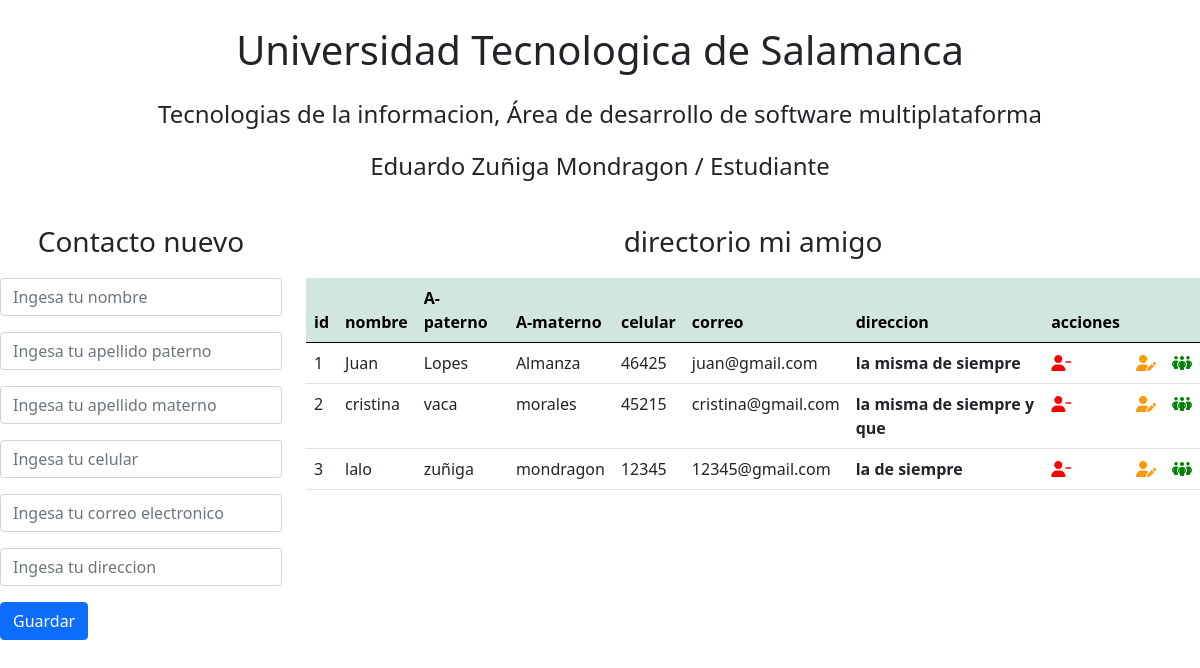
The page / on the database its author committed.
### tables this page shows
CREATE TABLE `contactos` (
  `ID_contacto` int(8) NOT NULL,
  `nombre` varchar(100) NOT NULL,
  `a-paterno` varchar(100) NOT NULL,
  `a-materno` varchar(100) NOT NULL,
  `celular` int(10) NOT NULL,
  `correo` varchar(100) NOT NULL,
  `Direccion` varchar(1000) NOT NULL
);

### index.php (the view, shortened to what this page needs)
<?php
    $conexion = conectar();
    $query = "select * from contactos";
    $resultado = mysqli_query($conexion, $query);
?>
<!doctype html>
<html lang="en">
  <head>
    <link href="https://cdn.jsdelivr.net/npm/bootstrap@5.0.2/dist/css/bootstrap.min.css" rel="stylesheet">
    <link rel="stylesheet" href="https://cdnjs.cloudflare.com/ajax/libs/font-awesome/6.4.0/css/all.min.css" />
  </head>
  <body>
    <div style="margin: 20px!important;">
        <div class="row">
            <p class="fs-1 text-center pa-0">Universidad Tecnologica de Salamanca</p>
            <p class="fs-4 text-center pa-0">Tecnologias de la informacion, Área de desarrollo de software multiplataforma</p>
            <p class="fs-4 text-center pa-0">Eduardo Zuñiga Mondragon / Estudiante</p>
            </div></div>
    <div class="row">
      <div class="col-3">
        <p class="fs-3 text-center">Contacto nuevo</p>
        <form action="./backend/insertar.php" method="post">
          <input type="text"
                name="nombre"
                placeholder="Ingesa tu nombre"
                class="form-control mb-3"
          >
          <input type="text"
                name="a-paterno"
                placeholder="Ingesa tu apellido paterno"
                class="form-control mb-3"
          >
          <input type="text"
                name="a-materno"
                placeholder="Ingesa tu apellido materno"
                class="form-control mb-3"
          >
          <input type="number"
                name="celular"
                placeholder="Ingesa tu celular"
                class="form-control mb-3"
          >
          <input type="email"
                name="correo"
                placeholder="Ingesa tu correo electronico"
                class="form-control mb-3"
          >
          <input type="text"
                name="Direccion"
                placeholder="Ingesa tu direccion"
                class="form-control mb-3"
          >
          <input type="submit"
                 value="Guardar"
                 class="btn btn-primary"
          >
        </form>
</div>
<div class="col-9">
  <p class="fs-3 text-center">directorio mi amigo</p>
  <table class="table">
    <thead class="table-success table-striped">
      <tr>
                            <th>id</th>
                            <th>nombre</th>
                            <th>A-paterno</th>
                            <th>A-materno</th>
                            <th>celular</th>
                            <th>correo</th>
                            <th>direccion</th>
                            <th>acciones</th>
                            <th>  </th>
                            <th>  </th>
                        </tr>
                    </thead>
                    <tbody>
                        <?php while($contacto = mysqli_fetch_array($resultado)) { ?>
                            <tr>
                                <td>
                                    <?php echo $contacto['ID_contacto'] ?>
                                </td>
                                <td>
                                    <?php echo $contacto['nombre'] ?>
                                </td>
                                <td>
                                    <?php echo $contacto['a-paterno'] ?>
                                </td>
                                <td>
                                    <?php echo $contacto['a-materno'] ?>
                                </td>
                                <td>
                                    <?php echo $contacto['celular'] ?>
                                </td>
                                <td>
                                    <?php echo $contacto['correo'] ?>
                                </td>
                                <th>
                                    <?php echo $contacto['Direccion'] ?>
                                <td>
                                <a href=""
                                data-bs-toggle="tooltip"
                                data-bs-placement="top"
                                title="Delete user">
                                        <i class="fa-solid fa-user-minus" style = "color: red;"></i>
                                    </a>
                                </td>
                                <td>
                                <a href=""
                                data-bs-toggle="tooltip"
                                data-bs-placement="top"
                                title="Edit user">
                                        <i class="fa-solid fa-user-pen" style="color: #f99A06;"></i>
                                    </a>
                                </td>
                                <td>
                                <a href=""
                                data-bs-toggle="tooltip"
                                data-bs-placement="top"
                                title="Create group">
                                        <i class="fa-solid fa-people-group" style="color: green;"></i>
                                    </a>
                                </td>
                            </tr>
                            <?php } ?>
                    </tbody>
                </table>
            </div>
        </div>
  </body>
</html>

### rows shown on the page
contactos: ID_contacto "1", nombre "Juan", value "Lopes", value "Almanza", celular "46425", correo "juan@gmail.com", Direccion "la misma de siempre"
contactos: ID_contacto "2", nombre "cristina", value "vaca", value "morales", celular "45215", correo "cristina@gmail.com", Direccion "la misma de siempre y que"
contactos: ID_contacto "3", nombre "lalo", value "zuñiga", value "mondragon", celular "12345", correo "12345@gmail.com", Direccion "la de siempre"
